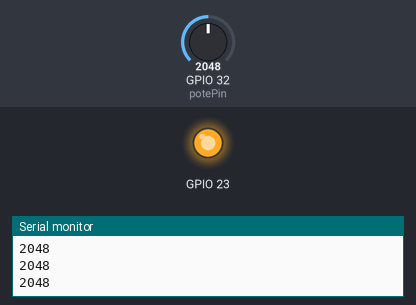
Bench run of a sketch on a simulated ESP32. On the bench: output pins drawn as LEDs (lit = HIGH), the last lines printed to the serial monitor. The test bench sets the inputs (shaded band); at power-on: GPIO 32 (potePin) = 2048.

Above: at 1.2 s.
1.3 s: GPIO 32 (potePin) set to 0
At 2.5 s:
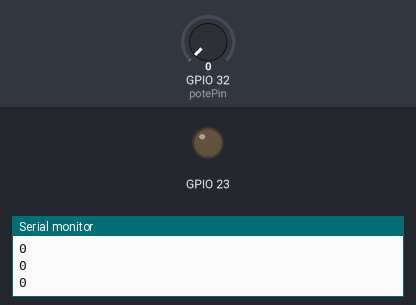
2.8 s: GPIO 32 (potePin) set to 491
At 3.7 s:
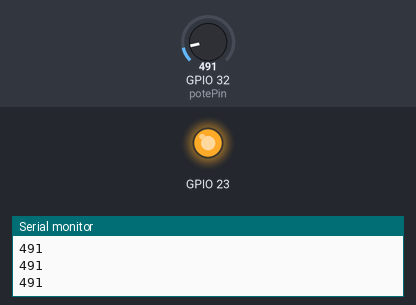
Timing chart, 0 to 5.8 s (numbered marks = the images above; inputs shaded):
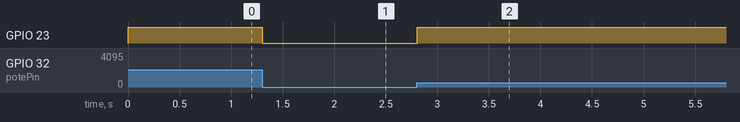

Measured:
- after the input at 1.3 s, GPIO 23: HIGH → LOW at once
- after the input at 2.8 s, GPIO 23: LOW → HIGH at once

The sketch:

Aumentar_y_disminuir_un_LED_con_Potenciometro_AnalogWrite.ino
```cpp
const int potePin = 32;  //Pin del potenciometro
volatile int estadoPote;

void setup(){
  Serial.begin(115200);
  pinMode(potePin, INPUT);
  pinMode(23, OUTPUT);
}

void loop(){
  estadoPote = analogRead(potePin);
  analogWrite(23, estadoPote);

  Serial.println(estadoPote);
  delay(100);
}


//    VER RESOLUCION


//  analogWrite(LED_BUILTIN, map(analogRead(potePin),0 ,4095, 255, 0));
```
